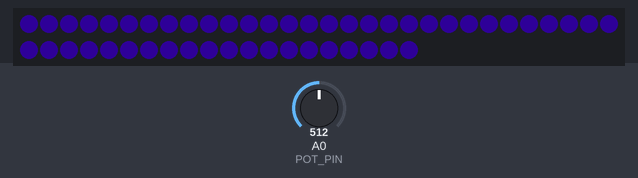
Simulated run of this sketch. Board: Arduino Uno, built with avr-gcc and run on an emulated ATmega328P. Shown: 50 RGB LEDs in strip order, left to right, continuing on the next row. The test bench sets the inputs (shaded band); at power-on: A0 (POT_PIN) = 512. Dim RGB values are drawn brighter than linear; what the sketch prints to the serial monitor is not drawn.

Above: at 1.2 s.
1.3 s: A0 (POT_PIN) set to 716
At 1.6 s:
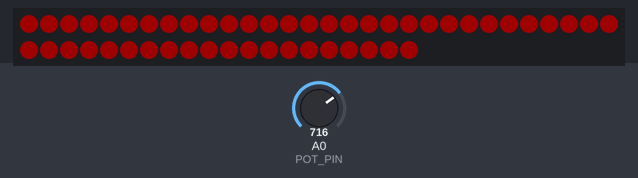
2.8 s: A0 (POT_PIN) set to 900
At 3.8 s:
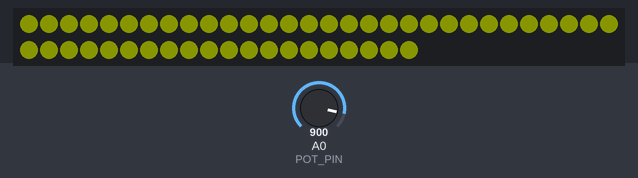
4.3 s: A0 (POT_PIN) set to 1023
At 5.1 s:
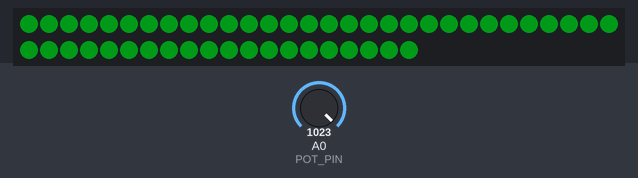
5.8 s: A0 (POT_PIN) set to 122
At 6.2 s:
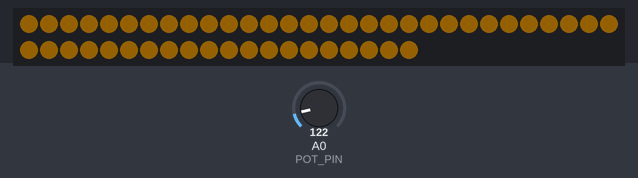
7.3 s: A0 (POT_PIN) set to 0
At 8.5 s:
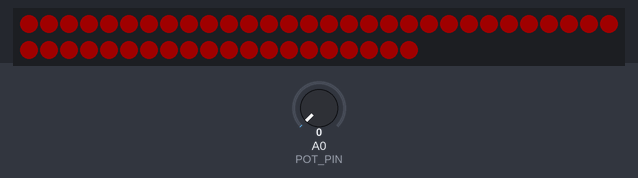
Timing chart, 0 to 7.9 s (numbered marks = the images above; inputs shaded):
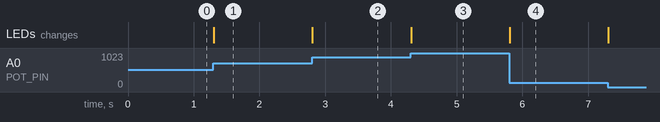

Measured:
- after the input at 1.3 s, the LEDs: change at once (image 1)
- after the input at 2.8 s, the LEDs: change at once (image 2)
- after the input at 4.3 s, the LEDs: change at once (image 3)
- after the input at 5.8 s, the LEDs: change at once (image 4)

The sketch:

PotChangeColor.ino
```cpp
#include <FastLED.h>

#define NUM_LEDS 50
#define DATA_PIN 8
#define POT_PIN A0
CRGB leds[NUM_LEDS];

void setup() {
  // put your setup code here, to run once:
  Serial.begin(9600);
  FastLED.addLeds<WS2812B, DATA_PIN, GRB>(leds, NUM_LEDS);
  FastLED.setBrightness(50);
}

void loop() {
  // put your main code here, to run repeatedly:
  uint16_t potRead = analogRead(POT_PIN);
  // this is mapping the value of potRead which normally goes from 0 - 1023 down to
  // between 0 - 200. Why 200? 255 is the max brightness and is just too bright, so he picked 200
  uint8_t potMapp255 = map(potRead, 0, 712, 0, 255);

//  FastLED.setBrightness(potMapp255);
  Serial.print(potMapp255);
  Serial.print("\n");

  CHSV color = CHSV(potMapp255, 255, 200);

  fill_solid(leds, NUM_LEDS, color);
  FastLED.show();
}
```
